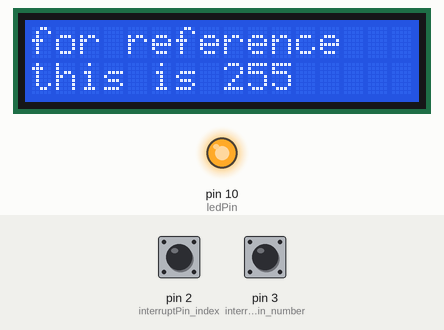
Recording of a sketch running on a simulated Arduino Uno, built with avr-gcc and run on an emulated ATmega328P. Shown: 16×2 character LCD, output pins drawn as LEDs (lit = HIGH). Inputs (shaded band) come from the test bench; at power-on: pin 3 (interruptPin_number) HIGH, pin 2 (interruptPin_index) HIGH. Random numbers use the default seed unless the sketch sets one; what the sketch prints to the serial monitor is not drawn.

Above: at 1.1 s.
At 6.2 s:
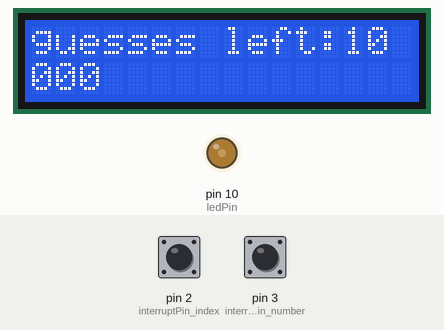
6.3 s: pin 3 (interruptPin_number) pulled LOW for 0.15 s
At 7.0 s:
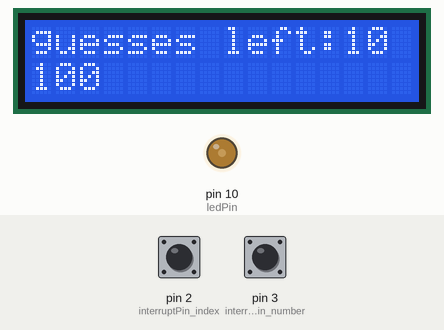
7.9 s: pin 3 (interruptPin_number) pulled LOW for 1 s
At 8.2 s:
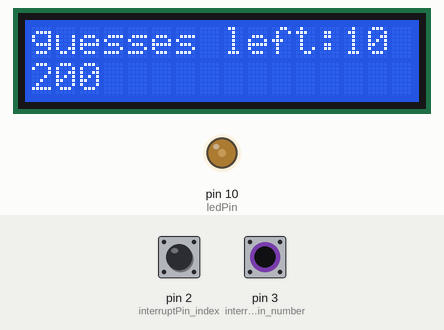
10.4 s: pin 2 (interruptPin_index) pulsed LOW 5 times (0.12 s each, 0.3 s apart)
At 12.8 s:
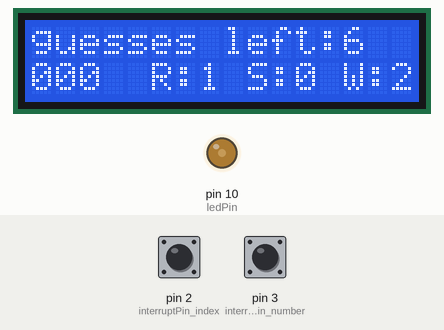
Timing chart, 0 to 14.3 s (numbered marks = the images above; inputs shaded):
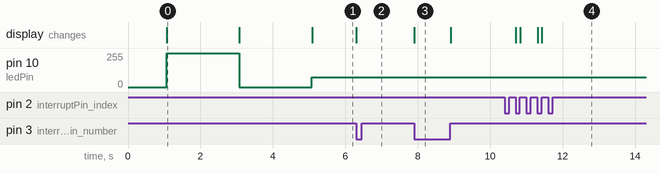

Measured:
- after the input at 6.3 s, the display: changes at once (image 2)
- after the input at 7.9 s, the display: changes at once (image 3)
- after the input at 10.4 s, the display: first changes after 0.31 s (image 4 shows a later state)
- what the display in image 0 shows lasts 2.0 s, from 1.1 s to 3.1 s

The sketch:

ArdunioMind.ino
```cpp
#include <LiquidCrystal.h>

int index = 1;
int numbers[] = {0, 0, 0};
int randomNumbers[] = {2, 5, 5};
int guesses = 10;
int ledValue;
int limit = 9;
const byte ledPin = 10;
const byte interruptPin_number = 3;
const byte interruptPin_index = 2;
volatile byte state_number_but = LOW;
volatile byte state_index_but = LOW;
unsigned long lastInterrupt_index;
unsigned long lastInterrupt_number;

LiquidCrystal lcd(4, 7, 8, 11, 12, 13);

void setup() {
  randomSeed(analogRead(0));

  randomNumbers[0] = random(2);
  if (randomNumbers[0] == 2) {
    limit = 5;
  }
  while (true) {
    randomNumbers[1] = random(limit);
    if (randomNumbers[1] != randomNumbers[0]) {
      break;
    }
  }
  while (true) {
    randomNumbers[2] = random(limit);
    if (randomNumbers[2] != randomNumbers[0] && randomNumbers[2] != randomNumbers[1]) {
      break;
    }
  }
  ledValue = randomNumbers[0] * 100 + randomNumbers[1] * 10 + randomNumbers[2];

  lcd.begin(16, 2);
  Serial.begin(9600);

  Serial.print(ledValue);
  pinMode(interruptPin_number, INPUT_PULLUP);
  pinMode(interruptPin_index, INPUT_PULLUP);
  pinMode(ledPin, OUTPUT);
  attachInterrupt(digitalPinToInterrupt(interruptPin_number), updateNumber, HIGH);
  attachInterrupt(digitalPinToInterrupt(interruptPin_index), updateIndex, HIGH);


  lcd.print("welcome to");
  lcd.setCursor(0, 1);
  lcd.print("ardunio mind");
  delay(1000);
  lcd.clear();
  lcd.print("for reference");
  lcd.setCursor(0, 1);
  lcd.print("this is 255");
  analogWrite(ledPin, 255);
  delay(2000);
  lcd.clear();
  lcd.print("for reference");
  lcd.setCursor(0, 1);
  lcd.print("this is 0");
  analogWrite(ledPin, 0);
  delay(2000);


  analogWrite(ledPin, ledValue);
  setLCD();

}

void loop() {
  analogWrite(ledPin, ledValue);
}
void setLCD() {
  lcd.clear();
  lcd.print("guesses left:");
  lcd.setCursor(13, 0);
  lcd.print(guesses);
  lcd.setCursor(0, 1);
  lcd.print(numbers[0]);
  lcd.setCursor(1, 1);
  lcd.print(numbers[1]);
  lcd.setCursor(2, 1);
  lcd.print(numbers[2]);

}
void updateIndex() {
  if (millis() - lastInterrupt_index > 500) {
    if (index++ > 2) {
      index = 1;
    }
    lastInterrupt_index = millis();
  }
  else if (millis() - lastInterrupt_index > 200 ) {
    submit();

  }

}
void updateNumber() {
  if (millis() - lastInterrupt_number > 200) {
    if (numbers[index - 1]++ > limit - 1 || (index == 1 && numbers[0] > 2)) {
      numbers[index - 1] = 0;
    }
    lastInterrupt_number = millis();
    setLCD();
  }
}
void submit() {
  int temp[] = {randomNumbers[0], randomNumbers[1], randomNumbers[2]};
  int rCount = 0;
  int sCount = 0;
  int wCount = 0;

  for (int i = 0; i != 3; i++) {
    if (numbers[i] == temp[i]) {
      rCount ++;
      temp[i] = 11;
    }
  }
  for (int i = 0; i != 3 ; i++) {
    if (numbers[i] == temp[0]) {
      sCount++;
      temp[0] = 11;
    }
    else if (numbers[i] == temp[1]) {
      sCount++;
      temp[1] = 11;
    }
    else if (numbers[i] == temp[2]) {
      sCount++;
      temp[2] = 11;
    }

  }
  wCount = 3 - (rCount + sCount);
  guesses = guesses - 1;
  if (guesses < 1) {
    game(0);
  }
  else if (rCount == 3) {
    game(1);
  }
  else {
    setLCD();
    lcd.setCursor(6, 1);
    lcd.setCursor(5, 1);
    lcd.print("R:");
    lcd.print(rCount);
    lcd.setCursor(9, 1);
    lcd.print("S:");
    lcd.print(sCount);
    lcd.setCursor(13, 1);
    lcd.print("W:");
    lcd.print(wCount);
  }

}

void game(int state) {
  lcd.clear();
  if (state == 0) {
    lcd.print("you lost");
    lcd.setCursor(0,1);
    lcd.print("value was:");
    lcd.setCursor(12,1);
    lcd.print(ledValue);
  }
  else {
    lcd.print("you win");

  }
}
```
